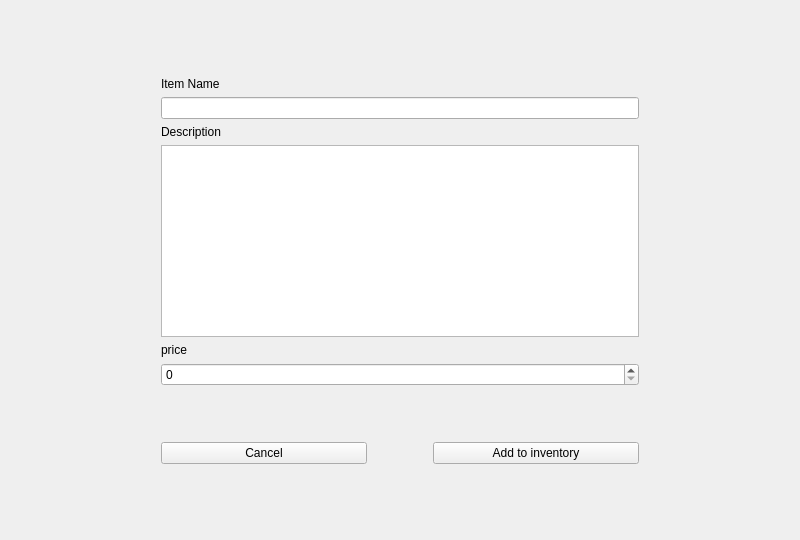
<?xml version="1.0" encoding="UTF-8"?>
<ui version="4.0">
 <class>Form</class>
 <widget class="QWidget" name="Form">
  <property name="geometry">
   <rect>
    <x>0</x>
    <y>0</y>
    <width>800</width>
    <height>540</height>
   </rect>
  </property>
  <property name="windowTitle">
   <string>Form</string>
  </property>
  <layout class="QVBoxLayout" name="verticalLayout_7">
   <item>
    <layout class="QHBoxLayout" name="horizontalLayout_2">
     <item>
      <spacer name="horizontalSpacer_2">
       <property name="orientation">
        <enum>Qt::Horizontal</enum>
       </property>
       <property name="sizeType">
        <enum>QSizePolicy::Maximum</enum>
       </property>
       <property name="sizeHint" stdset="0">
        <size>
         <width>150</width>
         <height>20</height>
        </size>
       </property>
      </spacer>
     </item>
     <item>
      <layout class="QVBoxLayout" name="verticalLayout_6">
       <item>
        <spacer name="verticalSpacer_2">
         <property name="orientation">
          <enum>Qt::Vertical</enum>
         </property>
         <property name="sizeHint" stdset="0">
          <size>
           <width>20</width>
           <height>40</height>
          </size>
         </property>
        </spacer>
       </item>
       <item>
        <layout class="QVBoxLayout" name="verticalLayout_5">
         <item>
          <layout class="QVBoxLayout" name="verticalLayout_4">
           <item>
            <layout class="QVBoxLayout" name="verticalLayout_3">
             <item>
              <widget class="QLabel" name="label">
               <property name="text">
                <string>Item Name</string>
               </property>
              </widget>
             </item>
             <item>
              <widget class="QLineEdit" name="name">
               <property name="sizePolicy">
                <sizepolicy hsizetype="MinimumExpanding" vsizetype="Fixed">
                 <horstretch>0</horstretch>
                 <verstretch>0</verstretch>
                </sizepolicy>
               </property>
              </widget>
             </item>
            </layout>
           </item>
           <item>
            <layout class="QVBoxLayout" name="verticalLayout_2">
             <item>
              <widget class="QLabel" name="label_2">
               <property name="text">
                <string>Description</string>
               </property>
              </widget>
             </item>
             <item>
              <widget class="QTextEdit" name="description">
               <property name="sizePolicy">
                <sizepolicy hsizetype="MinimumExpanding" vsizetype="Fixed">
                 <horstretch>0</horstretch>
                 <verstretch>0</verstretch>
                </sizepolicy>
               </property>
              </widget>
             </item>
            </layout>
           </item>
           <item>
            <layout class="QVBoxLayout" name="verticalLayout">
             <item>
              <widget class="QLabel" name="label_3">
               <property name="text">
                <string>price</string>
               </property>
              </widget>
             </item>
             <item>
              <widget class="QSpinBox" name="price">
               <property name="sizePolicy">
                <sizepolicy hsizetype="MinimumExpanding" vsizetype="Fixed">
                 <horstretch>0</horstretch>
                 <verstretch>0</verstretch>
                </sizepolicy>
               </property>
               <property name="maximum">
                <number>200</number>
               </property>
              </widget>
             </item>
            </layout>
           </item>
          </layout>
         </item>
         <item>
          <spacer name="verticalSpacer">
           <property name="orientation">
            <enum>Qt::Vertical</enum>
           </property>
           <property name="sizeType">
            <enum>QSizePolicy::Fixed</enum>
           </property>
           <property name="sizeHint" stdset="0">
            <size>
             <width>20</width>
             <height>50</height>
            </size>
           </property>
          </spacer>
         </item>
         <item>
          <layout class="QHBoxLayout" name="horizontalLayout">
           <item>
            <widget class="QPushButton" name="cancel">
             <property name="sizePolicy">
              <sizepolicy hsizetype="MinimumExpanding" vsizetype="MinimumExpanding">
               <horstretch>0</horstretch>
               <verstretch>0</verstretch>
              </sizepolicy>
             </property>
             <property name="text">
              <string>Cancel</string>
             </property>
            </widget>
           </item>
           <item>
            <spacer name="horizontalSpacer">
             <property name="orientation">
              <enum>Qt::Horizontal</enum>
             </property>
             <property name="sizeType">
              <enum>QSizePolicy::Maximum</enum>
             </property>
             <property name="sizeHint" stdset="0">
              <size>
               <width>60</width>
               <height>20</height>
              </size>
             </property>
            </spacer>
           </item>
           <item>
            <widget class="QPushButton" name="addInventory">
             <property name="enabled">
              <bool>true</bool>
             </property>
             <property name="sizePolicy">
              <sizepolicy hsizetype="MinimumExpanding" vsizetype="MinimumExpanding">
               <horstretch>0</horstretch>
               <verstretch>0</verstretch>
              </sizepolicy>
             </property>
             <property name="text">
              <string>Add to inventory</string>
             </property>
            </widget>
           </item>
          </layout>
         </item>
        </layout>
       </item>
       <item>
        <spacer name="verticalSpacer_3">
         <property name="orientation">
          <enum>Qt::Vertical</enum>
         </property>
         <property name="sizeHint" stdset="0">
          <size>
           <width>20</width>
           <height>40</height>
          </size>
         </property>
        </spacer>
       </item>
      </layout>
     </item>
     <item>
      <spacer name="horizontalSpacer_3">
       <property name="orientation">
        <enum>Qt::Horizontal</enum>
       </property>
       <property name="sizeType">
        <enum>QSizePolicy::Maximum</enum>
       </property>
       <property name="sizeHint" stdset="0">
        <size>
         <width>150</width>
         <height>20</height>
        </size>
       </property>
      </spacer>
     </item>
    </layout>
   </item>
  </layout>
 </widget>
 <resources/>
 <connections/>
</ui>
